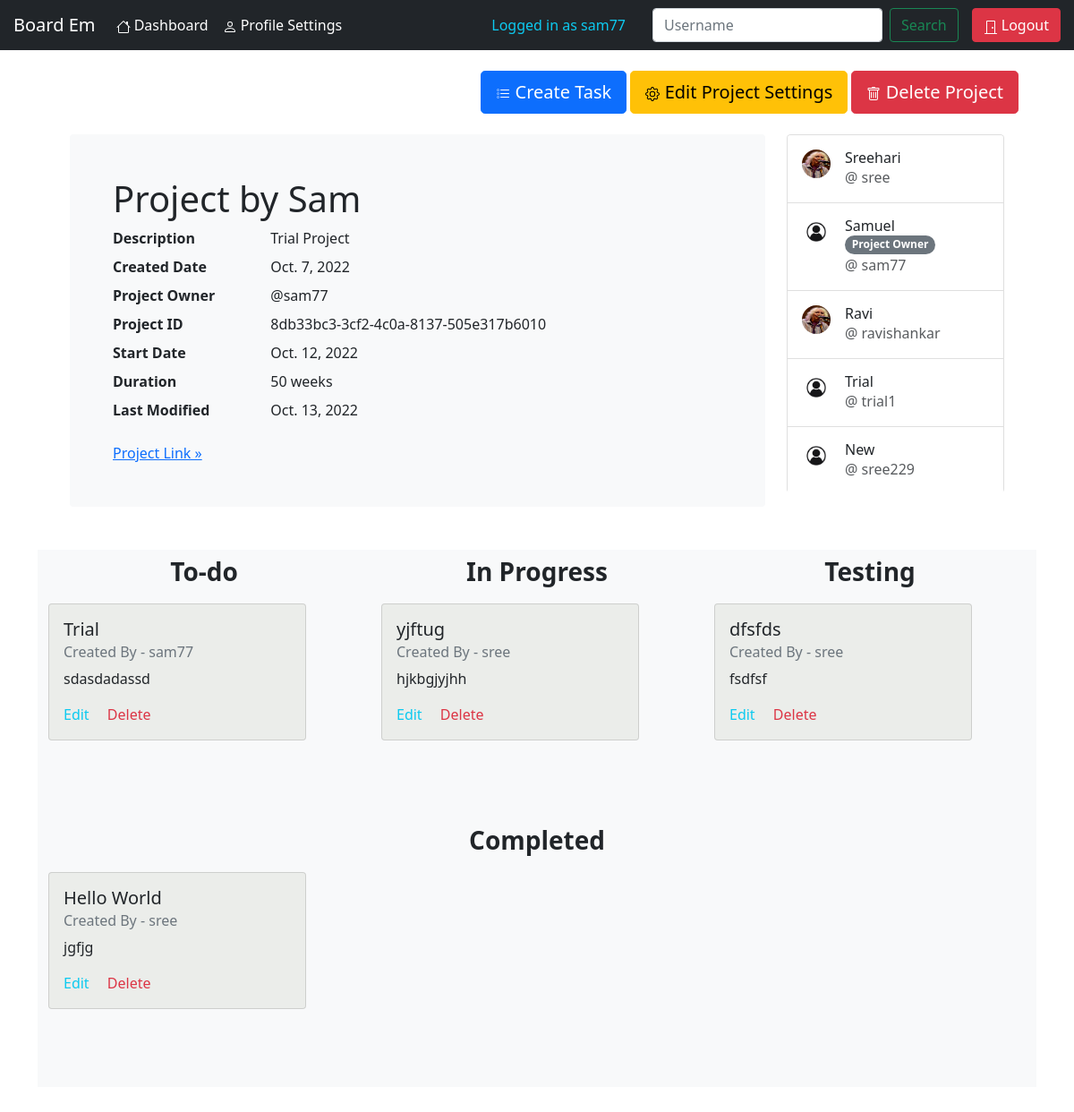
/account/project_task/8db33bc33cf24c0a8137505e317b6010/ (signed in), run on the app's committed database.
### Intendance/models.py (models this page shows, shortened)
class Project(models.Model):
    project_id = models.UUIDField(default=uuid.uuid4, unique=True, primary_key=True, editable=False)
    name = models.CharField(max_length=200)
    description = models.TextField(null=True, blank=True)
    url = models.URLField(null=True, blank=True)
    group_members = models.ManyToManyField(User, blank=True, related_name="group_members")
    created_by = models.ForeignKey(User, on_delete=models.CASCADE, related_name="project_owner")
    created_date = models.DateField(auto_now_add=True)
    start_date = models.DateField()
    duration = models.IntegerField()
    modified_date = models.DateField(auto_now=True)

class Profile(models.Model):
    user = models.OneToOneField(User, on_delete=models.CASCADE)
    bio = models.TextField(null=True, blank=True)
    company = models.CharField(max_length=100, null=True, blank=True)
    city = models.CharField(max_length=100, null=True, blank=True)
    website_link = models.URLField(max_length=500, null=True, blank=True)
    github_link = models.URLField(max_length=500, null=True, blank=True)
    image = models.ImageField(default='default.jpg', upload_to='profile_pics')
    date_of_birth = models.DateField(null=True, blank=True)
    account_creation_date = models.DateField(auto_now_add=True)
    account_modified_date = models.DateField(auto_now=True)

class Task(models.Model):
    status_choice = (
        ('todo', 'ToDo'),
        ('inprogress', 'In-Progress'),
        ('testing', 'Testing'),
        ('completed', 'Completed'),
    )
    task_id = models.UUIDField(default=uuid.uuid4, unique=True, primary_key=True, editable=False)
    project = models.ForeignKey(Project, on_delete=models.CASCADE)
    title = models.CharField(max_length=200)
    description = models.TextField(null=True, blank=True)
    task_status = models.CharField(max_length=100, choices=status_choice, default='todo')
    created_by = models.ForeignKey(User, on_delete=models.DO_NOTHING, null=True, blank=True)
    created_date = models.DateField(auto_now_add=True)
    modified_date = models.DateField(auto_now=True)

### Intendance/views.py (the view)
# urls.py: path('project_task/<str:pk>/', views.project_tasks_page, name='project-tasks'),
@login_required(login_url='login')
def project_tasks_page(request, pk):
    data = {
        'task_data' : Task.objects.filter(project=pk),
        'project_data' : Project.objects.get(project_id=pk),
    }
    return render(request, 'Intendance/project_tasks.html', data)

### templates/Intendance/project_tasks.html (shortened to what this page needs)
{% extends 'Intendance/base_layout.html' %}
{% load static %}
{% block project_task_content %}
<div class="container">
  <div class="d-flex flex-row-reverse" style="margin-top:15px; margin-bottom:15px">
    <div class="p-2 ">
    <a class="btn btn-primary btn-lg btn-block" href="{% url 'create-task' project_data.project_id %}">
      Create Task</a>
    {% if project_data.created_by == request.user %}
    <a class="btn btn-warning btn-lg btn-block" href="{% url 'update-project' project_data.project_id %}">
      Edit Project Settings</a>
    <a class="btn btn-danger btn-lg btn-block" href="{% url 'delete-project' project_data.project_id %}">
      Delete Project</a>
    {% endif %}
  </div>
  </div>
  <main class="container">
    <div class="row">
    <div class="col">
    <div class="bg-light p-5 rounded">
      <h1>{{ project_data.name }}</h1>
      <dl class="row">
        <dt class="col-sm-3">Description</dt>
        <dd class="col-sm-9">{{ project_data.description }}</dd>
        <dt class="col-sm-3">Created Date</dt>
        <dd class="col-sm-9">{{ project_data.created_date }}</dd>
        <dt class="col-sm-3 text-truncate">Project Owner</dt>
        <dd class="col-sm-9">@{{ project_data.created_by }}</dd>
        <dt class="col-sm-3 text-truncate">Project ID</dt>
        <dd class="col-sm-9">{{ project_data.project_id }}</dd>
        <dt class="col-sm-3 text-truncate">Start Date</dt>
        <dd class="col-sm-9">{{ project_data.start_date }}</dd>
        <dt class="col-sm-3 text-truncate">Duration</dt>
        <dd class="col-sm-9">{{ project_data.duration }} weeks</dd>
        <dt class="col-sm-3 text-truncate">Last Modified</dt>
        <dd class="col-sm-9">{{ project_data.modified_date }}</dd>
      </dl>
      <a class="link-primary" href="{{ project_data.url }}">Project Link &raquo;</a>
    </div>
  </div>
  <div class="col-sm-3 ">
    <div class="list-group w-auto" style="overflow-y:scroll;height:400px;">
      {% for member in project_data.group_members.all  %}
      <a href="{% url 'searched-profile' member.username %}" class="list-group-item list-group-item-action d-flex gap-3 py-3" aria-current="true">
        <img src="{{ member.profile.image.url }}" alt="twbs" width="32" height="32" class="rounded-circle flex-shrink-0">
        <div class="d-flex gap-2 w-100 justify-content-between">
          <div>
            <h6 class="mb-0">{{ member.first_name }} {% if project_data.created_by == member %}<span class="badge rounded-pill bg-secondary">Project Owner</span>{% endif %}</h6>
            <p class="mb-0 opacity-75">@ {{ member.username }}</p>
          </div>
        </div>
      </a>
      {% endfor %}
    </div>
  </div>
    </div>
  </main>
  <br><br>
    <div class="row bg-light" style="overflow-y: scroll;height: 600px;">
        <div class="col-sm">
            <h3 class="text-center p-2"><strong>To-do</strong></h3>
            {% for tskdt in task_data %}
            {% if tskdt.task_status == 'todo' %}
            <div class="card" style="width: 18rem;margin-top:10px;background:#EBEDEA">
                <div class="card-body">
                  <h5 class="card-title">{{ tskdt.title }}</h5>
                  <h6 class="card-subtitle mb-2 text-muted">Created By - {{ tskdt.created_by }}</h6>
                  <p class="card-text">{{ tskdt.description }}</p>
                  {% if tskdt.created_by == request.user or project_data.created_by == request.user %}
                  <a href="{% url 'update-task' tskdt.task_id %}" style="text-decoration:none" class="card-link link-info">Edit</a>
                  <a href="{% url 'delete-task' tskdt.task_id %}" style="text-decoration:none" class="card-link link-danger">Delete</a>
                  {% endif %}
                </div>
              </div>
              {% endif %}
              {% endfor %}
        </div>
        <div class="col-sm">
            <h3 class="text-center p-2"><strong>In Progress</strong></h3>
            {% for tskdt in task_data %}
            {% if tskdt.task_status == 'inprogress' %}
            <div class="card" style="width: 18rem;margin-top:10px;background:#EBEDEA">
                <div class="card-body">
                  <h5 class="card-title">{{ tskdt.title }}</h5>
                  <h6 class="card-subtitle mb-2 text-muted">Created By - {{ tskdt.created_by }}</h6>
                  <p class="card-text">{{ tskdt.description }}</p>
                  {% if tskdt.created_by == request.user or project_data.created_by == request.user %}
                  <a href="{% url 'update-task' tskdt.task_id %}" style="text-decoration:none" class="card-link link-info">Edit</a>
                  <a href="{% url 'delete-task' tskdt.task_id %}" style="text-decoration:none" class="card-link link-danger">Delete</a>
                  {% endif %}
                </div>
              </div>
              {% endif %}
              {% endfor %}
        </div>
        <div class="col-sm">
            <h3 class="text-center p-2"><strong>Testing</strong></h3>
            {% for tskdt in task_data %}
            {% if tskdt.task_status == 'testing' %}
            <div class="card" style="width: 18rem;margin-top:10px;background:#EBEDEA">
                <div class="card-body">
                  <h5 class="card-title">{{ tskdt.title }}</h5>
                  <h6 class="card-subtitle mb-2 text-muted">Created By - {{ tskdt.created_by }}</h6>
                  <p class="card-text">{{ tskdt.description }}</p>
                  {% if tskdt.created_by == request.user or project_data.created_by == request.user %}
                  <a href="{% url 'update-task' tskdt.task_id %}" style="text-decoration:none" class="card-link link-info">Edit</a>
                  <a href="{% url 'delete-task' tskdt.task_id %}" style="text-decoration:none" class="card-link link-danger">Delete</a>
                  {% endif %}
                </div>
              </div>
              {% endif %}
              {% endfor %}
          </div>
          <div class="col-sm">
            <h3 class="text-center p-2"><strong>Completed</strong></h3>
            {% for tskdt in task_data %}
            {% if tskdt.task_status == 'completed' %}
            <div class="card" style="width: 18rem;margin-top:10px;background:#EBEDEA">
                <div class="card-body">
                  <h5 class="card-title">{{ tskdt.title }}</h5>
                  <h6 class="card-subtitle mb-2 text-muted">Created By - {{ tskdt.created_by }}</h6>
                  <p class="card-text">{{ tskdt.description }}</p>
                  {% if tskdt.created_by == request.user or project_data.created_by == request.user %}
                  <a href="{% url 'update-task' tskdt.task_id %}" style="text-decoration:none" class="card-link link-info">Edit</a>
                  <a href="{% url 'delete-task' tskdt.task_id %}" style="text-decoration:none" class="card-link link-danger">Delete</a>
                  {% endif %}
                </div>
              </div>
              {% endif %}
              {% endfor %}
          </div>
      </div>
    </div>
<br><br>
{% endblock project_task_content %}

### templates/Intendance/account_navbar.html (shortened to what this page needs)
<nav class="navbar navbar-expand-lg navbar-dark bg-dark">
    <a style="margin-left:15px;margin-right:15px" class="navbar-brand" href="{% url 'acc-page' %}" >Board Em</a>
    <div class="collapse navbar-collapse" id="navbarText">
      <ul class="navbar-nav nav justify-content-end">
          <li class="nav-item"><a class="nav-link text-white" href="{% url 'acc-page' %}">
            Dashboard</a></li>
            <li class="nav-item"><a class="nav-link text-white" href="{% url 'profile' %}">
              Profile Settings</a></li>
      </ul>
    </div>
    <span class="navbar-text text-info" style="margin:0 30px 0 30px">
      Logged in as {{ user.username }}
    </span>
    <form class="d-flex" role="search" action="{% url 'search-user' %}" method="POST">
      <input class="form-control me-2" type="search" placeholder="Username" aria-label="Search" name="username" autocomplete="off">
      <button class="btn btn-outline-success" type="submit">Search</button>
    </form>
    <ul class="navbar-nav nav justify-content-end pull-right" style="margin-left:15px;margin-right:15px">
      <li class="nav-item"><a class="btn btn-danger" href="{% url 'logout' %}">
        <svg xmlns="http://www.w3.org/2000/svg" width="16" height="16" fill="currentColor" class="bi bi-door-closed" viewBox="0 0 16 16">
          <path d="M3 2a1 1 0 0 1 1-1h8a1 1 0 0 1 1 1v13h1.5a.5.5 0 0 1 0 1h-13a.5.5 0 0 1 0-1H3V2zm1 13h8V2H4v13z"/>
          <path d="M9 9a1 1 0 1 0 2 0 1 1 0 0 0-2 0z"/>
        </svg>
        Logout</a></li>
    </ul>
</nav>

### data on the page
Project: name "Project by Sam", description "Trial Project", created_date "Oct. 7, 2022", created_by "sam77", project_id "8db33bc3-3cf2-4c0a-8137-505e317b6010", start_date "Oct. 12, 2022", duration "50", modified_date "Oct. 13, 2022"
Task: title "Trial", created_by "sam77", description "sdasdadassd", shows "Edit"
Task: title "yjftug", created_by "sree", description "hjkbgjyjhh", shows "Edit"
Task: title "dfsfds", created_by "sree", description "fsdfsf", shows "Edit"
Task: title "Hello World", created_by "sree", description "jgfjg", shows "Edit"

### other printed values
{{ user.username }} "sam77"
{{ member.first_name }} "Sreehari"
{{ member.username }} "sree"
{{ member.first_name }} "Samuel"
{{ member.username }} "sam77"
{{ member.first_name }} "Ravi"
{{ member.username }} "ravishankar"
{{ member.first_name }} "Trial"
{{ member.username }} "trial1"
{{ member.first_name }} "New"
{{ member.username }} "sree229"
